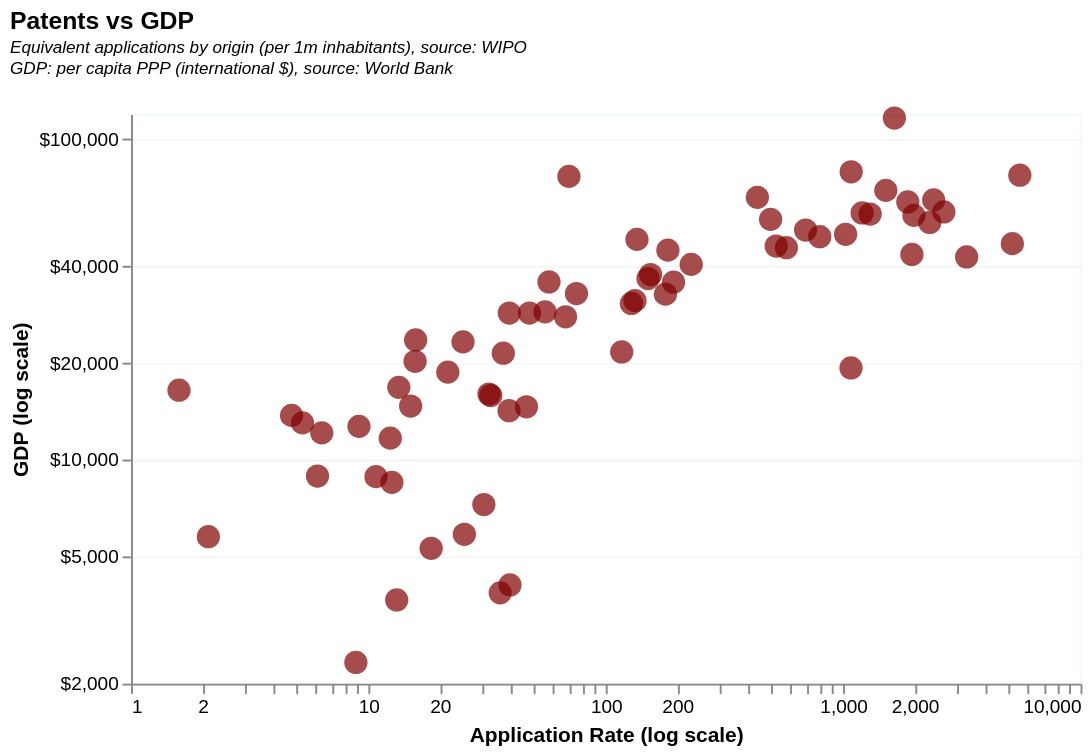

Express this chart as Vega-Lite.
### Vega-Lite specification from a JSON file in a GitHub repository (floating-point values rounded to 4 significant figures)
{"$schema": "https://vega.github.io/schema/vega-lite/v5.json", "description": "WIPO data, filtered to countries with over 5 million inhabitants and over 100 patent applications, * countries may have incomplete data due to local patent offices not reporting resident applications, 2020 data", "title": {"text": "Patents vs GDP", "subtitle": ["Equivalent applications by origin (per 1m inhabitants), source: WIPO", "GDP: per capita PPP (international $), source: World Bank", ""], "subtitleFontStyle": "italic", "subtitleFontSize": 9, "anchor": "start", "color": "black"}, "data": {"values": [{"Country": "Algeria", "Patents by origin": "281", "ISO3": "DZA", "GDP per capita": "12128.27499", "Population": "44177969.0", "Application Rate": "6.360636452074109", "Continent": "Africa"}, {"Country": "Argentina", "Patents by origin": "716", "ISO3": "ARG", "GDP per capita": "23649.6703", "Population": "45276780.0", "Application Rate": "15.8138454192193", "Continent": "America"}, {"Country": "Australia", "Patents by origin": "12821", "ISO3": "AUS", "GDP per capita": "56281.37865", "Population": "25921089.0", "Application Rate": "494.61656491361146", "Continent": "Oceania"}, {"Country": "Austria*", "Patents by origin": "11595", "ISO3": "AUT", "GDP per capita": "58430.64025", "Population": "8922082.0", "Application Rate": "1299.5845588507257", "Continent": "Europe"}, {"Country": "Azerbaijan", "Patents by origin": "338", "ISO3": "AZE", "GDP per capita": "15854.55084", "Population": "10312992.0", "Application Rate": "32.774193948759", "Continent": "Asia"}, {"Country": "Belarus", "Patents by origin": "1118", "ISO3": "BLR", "GDP per capita": "21698.57409", "Population": "9578167.0", "Application Rate": "116.72379485552925", "Continent": "Europe"}, {"Country": "Belgium", "Patents by origin": "13959", "ISO3": "BEL", "GDP per capita": "58905.16378", "Population": "11611419.0", "Application Rate": "1202.1786484494273", "Continent": "Europe"}, {"Country": "Benin*", "Patents by origin": "171", "ISO3": "BEN", "GDP per capita": "3649.04065", "Population": "12996895.0", "Application Rate": "13.156988649981399", "Continent": "Africa"}, {"Country": "Brazil", "Patents by origin": "6900", "ISO3": "BRA", "GDP per capita": "16031.08617", "Population": "214326223.0", "Application Rate": "32.19391404102708", "Continent": "America"}, {"Country": "Bulgaria", "Patents by origin": "466", "ISO3": "BGR", "GDP per capita": "27926.10922", "Population": "6885868.0", "Application Rate": "67.67483779822675", "Continent": "Europe"}, {"Country": "Cameroon*", "Patents by origin": "1074", "ISO3": "CMR", "GDP per capita": "4065.31161", "Population": "27198628.0", "Application Rate": "39.48728590280363", "Continent": "Africa"}, {"Country": "Canada", "Patents by origin": "26504", "ISO3": "CAN", "GDP per capita": "52085.03569", "Population": "38155012.0", "Application Rate": "694.6400645870588", "Continent": "America"}, {"Country": "Chile", "Patents by origin": "930", "ISO3": "CHL", "GDP per capita": "28684.78027", "Population": "19493184.0", "Application Rate": "47.70898381711269", "Continent": "America"}, {"Country": "China", "Patents by origin": "1538549", "ISO3": "CHN", "GDP per capita": "19338.23408", "Population": "1425893465.0", "Application Rate": "1079.0069789680956", "Continent": "Asia"}, {"Country": "China, Hong Kong SAR", "Patents by origin": "3261", "ISO3": "HKG", "GDP per capita": "65891.69471", "Population": "7494578.0", "Application Rate": "435.11455881838845", "Continent": "Asia"}, {"Country": "Colombia", "Patents by origin": "692", "ISO3": "COL", "GDP per capita": "16819.17629", "Population": "51516562.0", "Application Rate": "13.432573392611099", "Continent": "America"}, {"Country": "Costa Rica", "Patents by origin": "129", "ISO3": "CRI", "GDP per capita": "23319.50228", "Population": "5153957.0", "Application Rate": "25.029312429265513", "Continent": "America"}, {"Country": "Côte d'Ivoire*", "Patents by origin": "697", "ISO3": "CIV", "GDP per capita": "5850.051925", "Population": "27478249.0", "Application Rate": "25.365517286054143", "Continent": "Africa"}, {"Country": "Czech Republic", "Patents by origin": "1920", "ISO3": "CZE", "GDP per capita": "45093.65777", "Population": "10510751.0", "Application Rate": "182.67010606568456", "Continent": "Europe"}, {"Country": "Denmark", "Patents by origin": "14083", "ISO3": "DNK", "GDP per capita": "64651.21645", "Population": "5854240.0", "Application Rate": "2405.6068763836124", "Continent": "Europe"}, {"Country": "Egypt", "Patents by origin": "997", "ISO3": "EGY", "GDP per capita": "12706.40445", "Population": "109262178.0", "Application Rate": "9.12484098568857", "Continent": "Africa"}, {"Country": "Finland", "Patents by origin": "12822", "ISO3": "FIN", "GDP per capita": "55013.38586", "Population": "5535992.0", "Application Rate": "2316.1160637515372", "Continent": "Europe"}, {"Country": "France", "Patents by origin": "66087", "ISO3": "FRA", "GDP per capita": "50541.25936", "Population": "64531444.0", "Application Rate": "1024.1053958129312", "Continent": "Europe"}, {"Country": "Germany", "Patents by origin": "165656", "ISO3": "DEU", "GDP per capita": "57881.08358", "Population": "83408554.0", "Application Rate": "1986.0792695195266", "Continent": "Europe"}, {"Country": "Greece", "Patents by origin": "1387", "ISO3": "GRC", "GDP per capita": "31363.80736", "Population": "10445365.0", "Application Rate": "132.78616879352708", "Continent": "Europe"}, {"Country": "Hungary", "Patents by origin": "1463", "ISO3": "HUN", "GDP per capita": "36752.4965", "Population": "9709786.0", "Application Rate": "150.67273367301812", "Continent": "Europe"}, {"Country": "India", "Patents by origin": "43133", "ISO3": "IND", "GDP per capita": "7241.98423", "Population": "1407563842.0", "Application Rate": "30.643725501439814", "Continent": "Asia"}, {"Country": "Indonesia", "Patents by origin": "1445", "ISO3": "IDN", "GDP per capita": "13027.30061", "Population": "273753191.0", "Application Rate": "5.278477283576212", "Continent": "Asia"}, {"Country": "Iran (Islamic Republic of)*", "Patents by origin": "140", "ISO3": "IRN", "GDP per capita": "16484.07536", "Population": "87923432.0", "Application Rate": "1.5922945319058974", "Continent": "Asia"}, {"Country": "Israel", "Patents by origin": "17341", "ISO3": "ISR", "GDP per capita": "43721.62304", "Population": "8900059.0", "Application Rate": "1948.414049839445", "Continent": "Asia"}, {"Country": "Italy", "Patents by origin": "34166", "ISO3": "ITA", "GDP per capita": "45902.23562", "Population": "59240329.0", "Application Rate": "576.7354870699654", "Continent": "Europe"}, {"Country": "Japan", "Patents by origin": "412851", "ISO3": "JPN", "GDP per capita": "42940.40525", "Population": "124612530.0", "Application Rate": "3313.077745873549", "Continent": "Asia"}, {"Country": "Kazakhstan*", "Patents by origin": "753", "ISO3": "KAZ", "GDP per capita": "28684.89806", "Population": "19196465.0", "Application Rate": "39.22597207350416", "Continent": "Asia"}, {"Country": "Kyrgyzstan", "Patents by origin": "120", "ISO3": "KGZ", "GDP per capita": "5289.687125", "Population": "6527743.0", "Application Rate": "18.38307666217864", "Continent": "Asia"}, {"Country": "Malaysia", "Patents by origin": "1862", "ISO3": "MYS", "GDP per capita": "28929.4742", "Population": "33573874.0", "Application Rate": "55.459789954534294", "Continent": "Asia"}, {"Country": "Mali*", "Patents by origin": "194", "ISO3": "MLI", "GDP per capita": "2329.706181", "Population": "21904983.0", "Application Rate": "8.856432346923071", "Continent": "Africa"}, {"Country": "Mexico", "Patents by origin": "1993", "ISO3": "MEX", "GDP per capita": "20277.17677", "Population": "126705138.0", "Application Rate": "15.729433166317218", "Continent": "America"}, {"Country": "Morocco", "Patents by origin": "399", "ISO3": "MAR", "GDP per capita": "8852.914063", "Population": "37076584.0", "Application Rate": "10.761509204839367", "Continent": "Africa"}, {"Country": "Netherlands", "Patents by origin": "32770", "ISO3": "NLD", "GDP per capita": "63768.20005", "Population": "17501696.0", "Application Rate": "1872.3899672351754", "Continent": "Europe"}, {"Country": "New Zealand", "Patents by origin": "2679", "ISO3": "NZL", "GDP per capita": "46419.5087", "Population": "5129727.0", "Application Rate": "522.2500144744545", "Continent": "Oceania"}, {"Country": "Norway", "Patents by origin": "5841", "ISO3": "NOR", "GDP per capita": "79201.23025", "Population": "5403021.0", "Application Rate": "1081.0618726079354", "Continent": "Europe"}, {"Country": "Pakistan", "Patents by origin": "490", "ISO3": "PAK", "GDP per capita": "5748.005952", "Population": "231402117.0", "Application Rate": "2.1175260034462", "Continent": "Asia"}, {"Country": "Peru", "Patents by origin": "160", "ISO3": "PER", "GDP per capita": "13748.53362", "Population": "33715471.0", "Application Rate": "4.745595871995975", "Continent": "America"}, {"Country": "Philippines", "Patents by origin": "695", "ISO3": "PHL", "GDP per capita": "8892.789346", "Population": "113880328.0", "Application Rate": "6.10289777177319", "Continent": "Asia"}, {"Country": "Poland", "Patents by origin": "5916", "ISO3": "POL", "GDP per capita": "37836.76295", "Population": "38307726.0", "Application Rate": "154.43359911261766", "Continent": "Europe"}, {"Country": "Portugal", "Patents by origin": "1985", "ISO3": "PRT", "GDP per capita": "35798.75385", "Population": "10290103.0", "Application Rate": "192.90380280935963", "Continent": "Europe"}, {"Country": "Republic of Korea", "Patents by origin": "267517", "ISO3": "KOR", "GDP per capita": "47242.52723", "Population": "51830139.0", "Application Rate": "5161.41776119875", "Continent": "Asia"}, {"Country": "Romania", "Patents by origin": "1114", "ISO3": "ROU", "GDP per capita": "35869.63348", "Population": "19328560.0", "Application Rate": "57.63491951806032", "Continent": "Europe"}, {"Country": "Russian Federation", "Patents by origin": "25881", "ISO3": "RUS", "GDP per capita": "32862.62109", "Population": "145102755.0", "Application Rate": "178.3632571276817", "Continent": "Europe"}, {"Country": "Saudi Arabia", "Patents by origin": "4865", "ISO3": "SAU", "GDP per capita": "48710.94768", "Population": "35950396.0", "Application Rate": "135.32535218805378", "Continent": "Asia"}, {"Country": "Senegal*", "Patents by origin": "606", "ISO3": "SEN", "GDP per capita": "3840.032959", "Population": "16876720.0", "Application Rate": "35.9074512108988", "Continent": "Africa"}, {"Country": "Serbia", "Patents by origin": "270", "ISO3": "SRB", "GDP per capita": "21503.35809", "Population": "7296769.0", "Application Rate": "37.00267885690228", "Continent": "Europe"}, {"Country": "Singapore", "Patents by origin": "9764", "ISO3": "SGP", "GDP per capita": "116486.4732", "Population": "5941060.0", "Application Rate": "1643.4777632274374", "Continent": "Asia"}, {"Country": "Slovakia", "Patents by origin": "410", "ISO3": "SVK", "GDP per capita": "33010.29075", "Population": "5447622.0", "Application Rate": "75.26219697328486", "Continent": "Europe"}, {"Country": "South Africa", "Patents by origin": "2751", "ISO3": "ZAF", "GDP per capita": "14624.41517", "Population": "59392255.0", "Application Rate": "46.31917074036", "Continent": "Africa"}, {"Country": "Spain", "Patents by origin": "10875", "ISO3": "ESP", "GDP per capita": "40698.6887", "Population": "47486935.0", "Application Rate": "229.01035832276816", "Continent": "Europe"}, {"Country": "Sri Lanka", "Patents by origin": "328", "ISO3": "LKA", "GDP per capita": "14706.54132", "Population": "21773441.0", "Application Rate": "15.064224345614457", "Continent": "Asia"}, {"Country": "Sweden", "Patents by origin": "27801", "ISO3": "SWE", "GDP per capita": "59323.96461", "Population": "10467097.0", "Application Rate": "2656.037294772371", "Continent": "Europe"}, {"Country": "Switzerland", "Patents by origin": "48244", "ISO3": "CHE", "GDP per capita": "77273.60724", "Population": "8691406.0", "Application Rate": "5550.770496741264", "Continent": "Europe"}, {"Country": "Thailand", "Patents by origin": "1547", "ISO3": "THA", "GDP per capita": "18760.75522", "Population": "71601103.0", "Application Rate": "21.605812413252906", "Continent": "Asia"}, {"Country": "Türkiye", "Patents by origin": "10868", "ISO3": "TUR", "GDP per capita": "30737.0175", "Population": "84775404.0", "Application Rate": "128.19756069814778", "Continent": "Asia"}, {"Country": "Ukraine", "Patents by origin": "1703", "ISO3": "UKR", "GDP per capita": "14219.79004", "Population": "43531422.0", "Application Rate": "39.121166315219384", "Continent": "Europe"}, {"Country": "United Arab Emirates", "Patents by origin": "655", "ISO3": "ARE", "GDP per capita": "76609.198", "Population": "9365145.0", "Application Rate": "69.9401877920737", "Continent": "Asia"}, {"Country": "United Kingdom", "Patents by origin": "53608", "ISO3": "GBR", "GDP per capita": "49675.30467", "Population": "67281039.0", "Application Rate": "796.7772316952478", "Continent": "Europe"}, {"Country": "United States of America", "Patents by origin": "509853", "ISO3": "USA", "GDP per capita": "69287.53659", "Population": "336997624.0", "Application Rate": "1512.9275807594418", "Continent": "America"}, {"Country": "Uzbekistan", "Patents by origin": "428", "ISO3": "UZB", "GDP per capita": "8497.448308", "Population": "34081449.0", "Application Rate": "12.558151503476275", "Continent": "Asia"}, {"Country": "Viet Nam", "Patents by origin": "1205", "ISO3": "VNM", "GDP per capita": "11676.10856", "Population": "97468029.0", "Application Rate": "12.363028291051211", "Continent": "Asia"}]}, "mark": {"type": "circle", "size": 150, "opacity": 0.7, "color": "rgb(128,0,0)"}, "height": 300, "width": 500, "view": {"stroke": "aliceblue"}, "encoding": {"y": {"field": "GDP per capita", "type": "quantitative", "title": "GDP (log scale)", "scale": {"type": "log", "domain": [2000, 120000]}, "axis": {"values": [1000, 2000, 5000, 10000, 20000, 40000, 100000], "format": "$,", "gridOpacity": 0.3}}, "x": {"field": "Application Rate", "type": "quantitative", "title": "Application Rate (log scale)", "scale": {"type": "log"}, "axis": {"grid": false, "tickCount": 10}}, "tooltip": [{"field": "Country"}, {"field": "Application Rate", "type": "quantitative", "format": ".3", "title": "Applications per 1m inhabitants"}, {"field": "Population", "format": ",d"}, {"field": "GDP per capita", "title": "GDP per capita", "format": "$,d"}]}}
